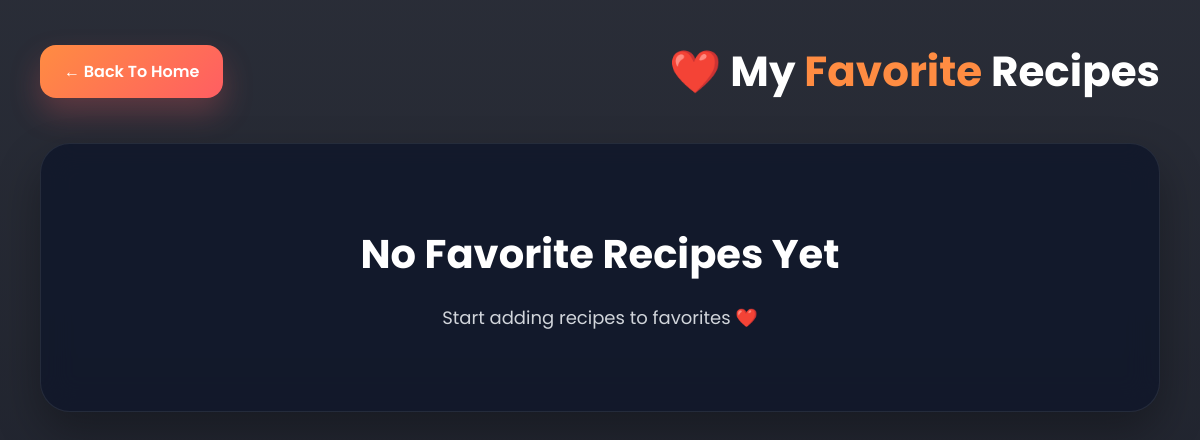
/favorites/ (signed in), run on an earlier commit of the app's database.
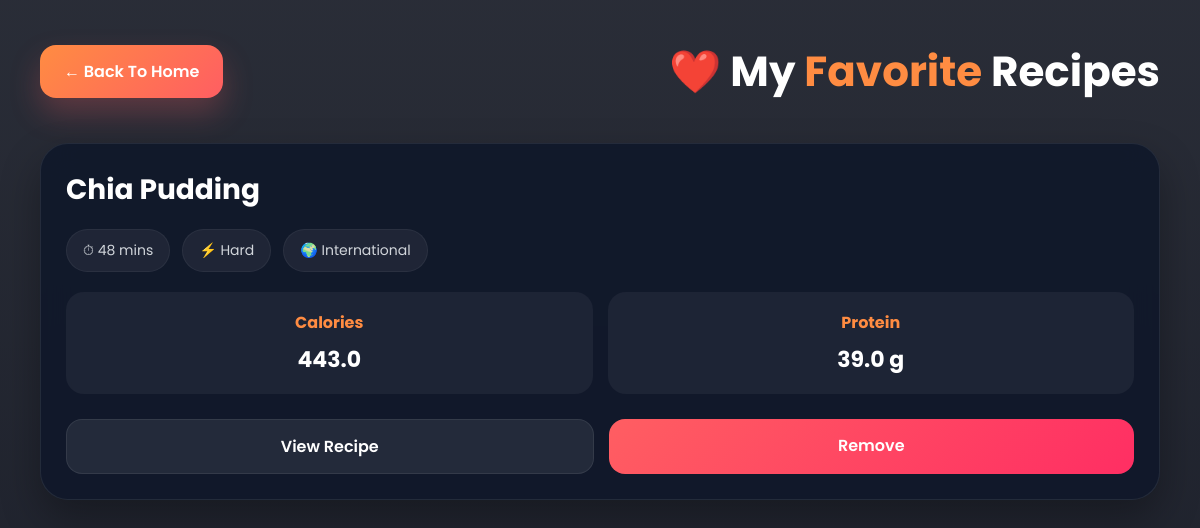
And on a later commit of the database.
### recipes/models.py (models this page shows, shortened)
class Favorite(models.Model):
    user = models.ForeignKey(
        User,
        on_delete=models.CASCADE
    )
    recipe = models.ForeignKey(
        Recipe,
        on_delete=models.CASCADE
    )
    created_at = models.DateTimeField(
        auto_now_add=True
    )

class Recipe(models.Model):
    name = models.CharField(max_length=200)
    ingredients = models.ManyToManyField(Ingredient)
    instructions = models.TextField()
    cooking_time = models.IntegerField()
    difficulty = models.CharField(max_length=50)
    cuisine = models.CharField(
    max_length=100,
    null=True,
    blank=True)
    image = models.ImageField(upload_to='recipe_images/', null=True, blank=True)
    user = models.ForeignKey(User, on_delete=models.CASCADE, null=True, blank=True)
    popularity_score = models.IntegerField(default=0)

class Nutrition(models.Model):
    recipe = models.OneToOneField(Recipe, on_delete=models.CASCADE)
    calories = models.FloatField()
    protein = models.FloatField()
    carbs = models.FloatField()
    fats = models.FloatField()

### recipes/views.py (the view)
@login_required
def favorites(request):
    favorite_items = Favorite.objects.filter(
        user=request.user
    ).select_related('recipe')
    return render(request, 'favorites.html', {
        'favorite_items': favorite_items
    })

### recipes/templates/favorites.html (shortened to what this page needs)
<!DOCTYPE html>
<html lang="en">
<head>
</head>
<body>
<div class="container">
    <div class="top-bar">
        <a
            href="/"
            class="back-btn"
        >
            ← Back To Home
        </a>
        <h1 class="page-title">
            ❤️ My <span>Favorite</span> Recipes
        </h1>
    </div>
    {% if favorite_items %}
    <div class="recipe-grid">
        {% for item in favorite_items %}
        <div class="recipe-card">
            <div class="recipe-content">
                <div class="recipe-title">
                    {{ item.recipe.name }}
                </div>
                <div class="info-grid">
                    <div class="info-tag">
                        ⏱ {{ item.recipe.cooking_time }} mins
                    </div>
                    <div class="info-tag">
                        ⚡ {{ item.recipe.difficulty }}
                    </div>
                    <div class="info-tag">
                        🌍 {{ item.recipe.cuisine }}
                    </div>
                </div>
                {% if item.recipe.nutrition %}
                <div class="nutrition-box">
                    <div class="nutrition-card">
                        <h4>Calories</h4>
                        <p>
                            {{ item.recipe.nutrition.calories }}
                        </p>
                    </div>
                    <div class="nutrition-card">
                        <h4>Protein</h4>
                        <p>
                            {{ item.recipe.nutrition.protein }} g
                        </p>
                    </div>
                </div>
                {% endif %}
                <div class="button-group">
                    <a
                        href="/recipe/{{ item.recipe.id }}/"
                        class="favorite-btn view-btn"
                    >
                        View Recipe
                    </a>
                    <a
                        href="/favorite/{{ item.recipe.id }}/"
                        class="favorite-btn remove-btn"
                    >
                        Remove
                    </a>
                </div>
            </div>
        </div>
        {% endfor %}
    </div>
    {% else %}
    <div class="empty-box">
        <h2>
            No Favorite Recipes Yet
        </h2>
        <p>
            Start adding recipes to favorites ❤️
        </p>
    </div>
    {% endif %}
</div>
</body>
</html>

What changed in the data, as far as the page shows it:
added Favorite: recipe.name "Chia Pudding", recipe.cooking_time "48", recipe.difficulty "Hard", recipe.cuisine "International", recipe.nutrition.calories "443.0", recipe.nutrition.protein "39.0"
Also different on the page:
text no longer shown: "No Favorite Recipes Yet Start adding recipes to favorites ❤️"
